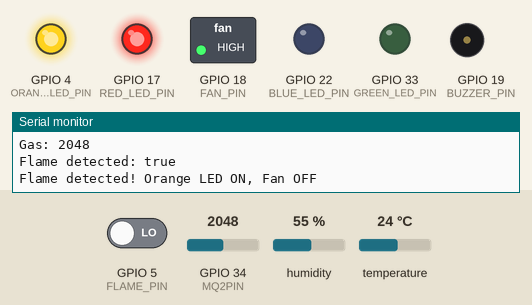
This sketch was run on a simulated ESP32. Parts: switched loads named in the sketch (green lamp = pin HIGH), output pins drawn as LEDs (lit = HIGH), buzzer (waves = sounding, pin HIGH), the last lines printed to the serial monitor. The inputs (shaded band) are chosen by the test bench; at power-on: GPIO 5 (FLAME_PIN) LOW, GPIO 34 (MQ2PIN) = 2048, temperature 24 °C, humidity 55 %. WiFi joins after 1.5 s; servers stay silent unless stated.

Above: at 2.7 s.
2.8 s: GPIO 5 (FLAME_PIN) driven HIGH
At 4.7 s:
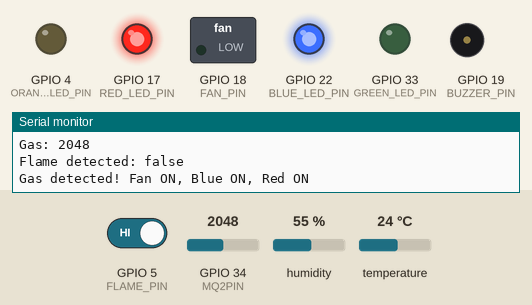
5.0 s: GPIO 34 (MQ2PIN) set to 1759
6.7 s: GPIO 34 (MQ2PIN) set to 1646
At 8.7 s:
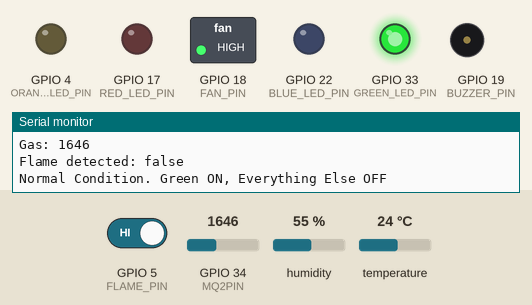
9.0 s: temperature set to 27 °C
11.7 s: temperature set to 30 °C
At 14.9 s:
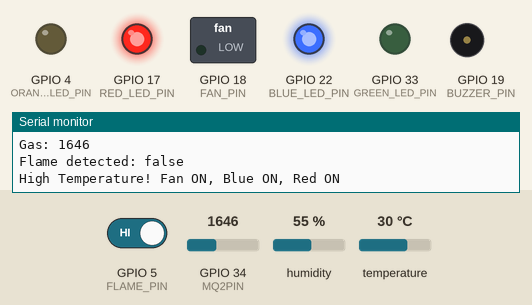
16.0 s: temperature set to 12 °C
At 17.3 s:
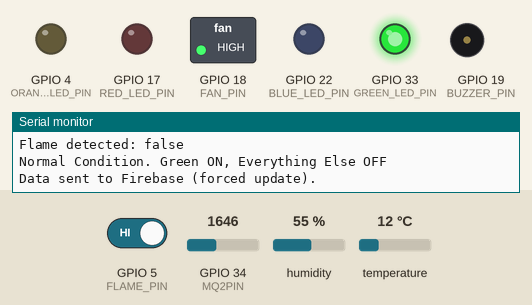
Timing chart, 0 to 19.0 s (numbered marks = the images above; inputs shaded):
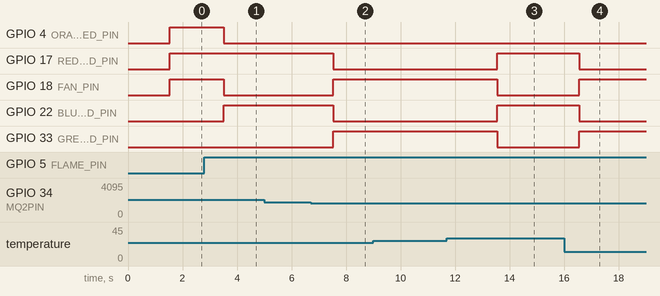

The sketch:

Gas_monitoring_ESP_code.ino
```cpp
#include <DHT.h>
#include <WiFi.h>
#include <Firebase_ESP_Client.h>
#include "addons/TokenHelper.h"
#include "addons/RTDBHelper.h"

// Wi-Fi and Firebase configuration
#define WIFI_SSID "Dialog 4G" // Your WiFi SSID
#define WIFI_PASSWORD "9RYA9F1D9E5" // Your WiFi Password
#define API_KEY "AIzaSyC4wyM5AqrC_4GX0KPtfUObhmOx7g_ad8w" // Firebase API Key
#define DATABASE_URL "https://liviru-test-default-rtdb.asia-southeast1.firebasedatabase.app/" // Firebase Database URL

FirebaseData fbdo;
FirebaseAuth auth;
FirebaseConfig config;

unsigned long sendDataPrevMillis = 0;
bool signupOk = false;
float temperature, humidity;
int mq2Value;
bool flameDetected; // Store flame detection as a boolean

// Sensor pins
#define DHTPIN 15
#define MQ2PIN 34
#define FLAME_PIN 5 // Flame sensor pin (digital pin)
DHT dht(DHTPIN, DHT11);

// Actuator pins
#define GREEN_LED_PIN 33
#define RED_LED_PIN 17
#define FAN_PIN 18
#define BUZZER_PIN 19
#define ORANGE_LED_PIN 4 // Orange LED for flame detection
#define BLUE_LED_PIN 22 // blue led for indicate everything okay

// Threshold values
#define TEMP_THRESHOLD 28.0   // Temperature threshold to turn on the fan
#define MQ2_THRESHOLD 1700     // MQ2 value to detect gas/smoke

float mapGasPercentage(int rawValue) {
  int constrainedValue = constrain(rawValue, 300, 2500);

  // Convert to float before mapping
  float percentage = (float)(constrainedValue - 300) / (2500 - 300) * 100.0;

  // Round to two decimal places
  percentage = round(percentage * 100.0) / 100.0;

  return percentage;
}

void setup() {
  Serial.begin(115200);
  dht.begin();

  // Initialize WiFi
  WiFi.begin(WIFI_SSID, WIFI_PASSWORD);
  Serial.print("Connecting to WiFi...");
  while (WiFi.status() != WL_CONNECTED) {
    Serial.print(".");
    delay(300);
  }
  Serial.println();
  Serial.print("Connected! IP: ");
  Serial.println(WiFi.localIP());

  // Firebase setup
  config.api_key = API_KEY;
  config.database_url = DATABASE_URL;

  if (Firebase.signUp(&config, &auth, "", "")) {
    Serial.println("Sign up successful");
    signupOk = true;
  } else {
    Serial.printf("Sign up error: %s\n", config.signer.signupError.message.c_str());
  }

  config.token_status_callback = tokenStatusCallback; // Required for ESP32 token handling
  Firebase.begin(&config, &auth);
  Firebase.reconnectWiFi(true);

  // Initialize actuator pins
  pinMode(GREEN_LED_PIN, OUTPUT);
  pinMode(RED_LED_PIN, OUTPUT);
  pinMode(FAN_PIN, OUTPUT);
  pinMode(BUZZER_PIN, OUTPUT);
  pinMode(ORANGE_LED_PIN, OUTPUT); // Initialize the orange LED pin
  pinMode(BLUE_LED_PIN , OUTPUT);

  // Initialize flame sensor pin
  pinMode(FLAME_PIN, INPUT);

  // Ensure actuators are off initially
  digitalWrite(GREEN_LED_PIN, LOW);
  digitalWrite(RED_LED_PIN, LOW);
  digitalWrite(FAN_PIN, LOW);
  digitalWrite(BUZZER_PIN, LOW);
  digitalWrite(ORANGE_LED_PIN, LOW); // Turn off orange LED
  digitalWrite(BLUE_LED_PIN, LOW);

}

void loop() {
  if (Firebase.ready() && signupOk && (millis() - sendDataPrevMillis > 1000 || sendDataPrevMillis == 0)) {
    sendDataPrevMillis = millis();

    // Read sensor data
    temperature = dht.readTemperature();
    humidity = dht.readHumidity();
    mq2Value = analogRead(MQ2PIN);
    flameDetected = (digitalRead(FLAME_PIN) == LOW); // Flame detected if LOW

    Serial.printf("Temp: %.2f°C\n", temperature);
    Serial.printf("Humidity: %.2f%%\n", humidity);
    Serial.printf("Gas: %d\n", mq2Value);
    Serial.printf("Flame detected: %s\n", flameDetected ? "true" : "false");

    // ** Reset all actuators first **
    digitalWrite(GREEN_LED_PIN, LOW);
    digitalWrite(RED_LED_PIN, LOW);
    digitalWrite(BLUE_LED_PIN, LOW);
    digitalWrite(ORANGE_LED_PIN, LOW);
    digitalWrite(FAN_PIN, HIGH); // Default to OFF

    bool fanState = false;

    // ** Priority Order: Flame > Gas > Temperature **

    if (flameDetected) {
      // ** Flame detected **
      digitalWrite(ORANGE_LED_PIN, HIGH); // Orange LED ON
      digitalWrite(RED_LED_PIN, HIGH);    // Red LED ON
      digitalWrite(FAN_PIN, HIGH);        // Fan OFF
      digitalWrite(GREEN_LED_PIN, LOW);   // Green OFF
      digitalWrite(BLUE_LED_PIN, LOW);    // Blue OFF
      Serial.println("Flame detected! Orange LED ON, Fan OFF");
    }
    else if (mq2Value > MQ2_THRESHOLD) {
      // ** Gas detected **
      digitalWrite(FAN_PIN, LOW);         // Fan ON
      digitalWrite(BLUE_LED_PIN, HIGH);   // Blue LED ON
      digitalWrite(RED_LED_PIN, HIGH);    // Red LED ON
      digitalWrite(GREEN_LED_PIN, LOW);   // Green OFF
      fanState = true;
      Serial.println("Gas detected! Fan ON, Blue ON, Red ON");
    }
    else if (!isnan(temperature) && temperature > TEMP_THRESHOLD) {
      // ** Temperature too high **
      digitalWrite(FAN_PIN, LOW);         // Fan ON
      digitalWrite(BLUE_LED_PIN, HIGH);   // Blue LED ON
      digitalWrite(RED_LED_PIN, HIGH);    // Red LED ON
      digitalWrite(GREEN_LED_PIN, LOW);   // Green OFF
      fanState = true;
      Serial.println("High Temperature! Fan ON, Blue ON, Red ON");
    }
    else if((!isnan(temperature) && temperature > TEMP_THRESHOLD) && (mq2Value > MQ2_THRESHOLD) && (flameDetected)){
      digitalWrite(FAN_PIN, LOW);
      digitalWrite(RED_LED_PIN, HIGH);
      digitalWrite(ORANGE_LED_PIN, HIGH);
      digitalWrite(BLUE_LED_PIN, HIGH);
      digitalWrite(GREEN_LED_PIN, LOW);
      fanState = true;
      Serial.println("DANGER, WAREHOUSE IN DANGER, FAN ON, RED LED ON, ORANGE LED ON, BLUE LED ON!");
    }
    else {
      // ** Normal Condition (Everything is OK) **
      digitalWrite(GREEN_LED_PIN, HIGH);  // Green LED ON
      digitalWrite(BLUE_LED_PIN, LOW);    // Blue LED OFF
      digitalWrite(RED_LED_PIN, LOW);     // Red LED OFF
      digitalWrite(FAN_PIN, HIGH);        // Fan OFF
      Serial.println("Normal Condition. Green ON, Everything Else OFF");
    }

    float gasPercentage = mapGasPercentage(mq2Value);

    // ** Force update Firebase even if values are the same **
    Firebase.RTDB.setFloat(&fbdo, "sensor_data/temperature", temperature);
    Firebase.RTDB.setFloat(&fbdo, "sensor_data/humidity", humidity);
    Firebase.RTDB.setFloat(&fbdo, "sensor_data/gas_level_percent", gasPercentage);
    Firebase.RTDB.setBool(&fbdo, "sensor_data/flame_detected", flameDetected);
    Firebase.RTDB.setBool(&fbdo, "sensor_data/fans_status", fanState);

    Serial.println("Data sent to Firebase (forced update).");
  }
}
```

Measured:
- the behaviour switches between 1701 and 1700 on GPIO 34 (MQ2PIN) (found by bisection; images 1 and 2)
- the behaviour switches between 28 and 29 °C on temperature (found by bisection; images 2 and 3)
- after the input at 2.8 s, GPIO 4 (ORANGE_LED_PIN), GPIO 18 (FAN_PIN): HIGH → LOW after 0.71 s; GPIO 22 (BLUE_LED_PIN): LOW → HIGH after 0.71 s
- after the input at 6.7 s, GPIO 17 (RED_LED_PIN), GPIO 22 (BLUE_LED_PIN): HIGH → LOW after 0.83 s; GPIO 18 (FAN_PIN), GPIO 33 (GREEN_LED_PIN): LOW → HIGH after 0.83 s
- after the input at 11.7 s, GPIO 17 (RED_LED_PIN), GPIO 22 (BLUE_LED_PIN): LOW → HIGH after 1.8 s; GPIO 18 (FAN_PIN), GPIO 33 (GREEN_LED_PIN): HIGH → LOW after 1.8 s
- after the input at 16.0 s, GPIO 17 (RED_LED_PIN), GPIO 22 (BLUE_LED_PIN): HIGH → LOW after 0.55 s; GPIO 18 (FAN_PIN), GPIO 33 (GREEN_LED_PIN): LOW → HIGH after 0.55 s
